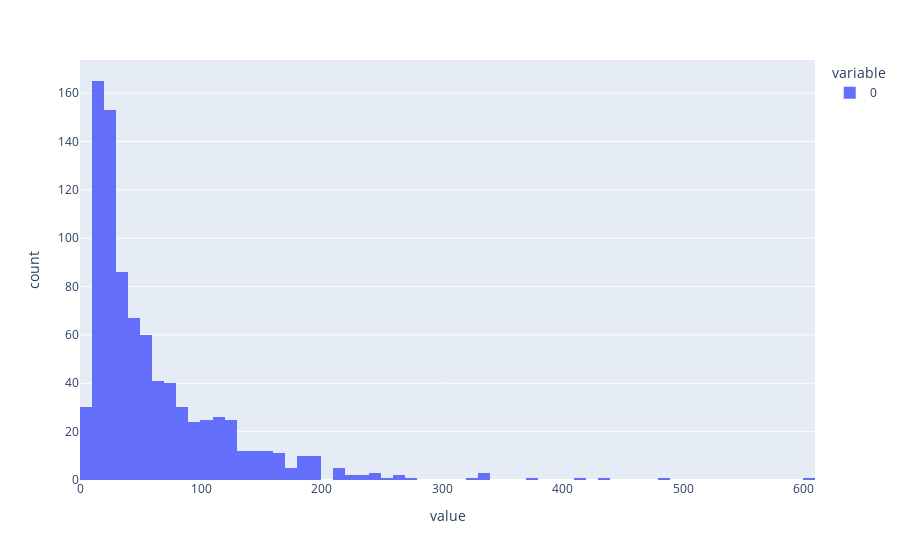

The notebook cell saved with this chart:
### Code cell
# fig = px.histogram([x for x in all_stopped_durations if x > 3 and x < 100], nbins=50)
fig = px.histogram(all_stopped_durations, nbins=100)
fig.show()

### Figure 1 — Plotly figure (JSON) as saved in the notebook; plotly's stock layout.template omitted (floating-point values rounded to 4 significant figures; data arrays with more than 128 entries replaced by an {"elided": "..."} marker saying what was removed)
{"data": [{"alignmentgroup": "True", "bingroup": "x", "hovertemplate": "variable=0<br>value=%{x}<br>count=%{y}<extra></extra>", "legendgroup": "0", "marker": {"color": "#636efa", "pattern": {"shape": ""}}, "name": "0", "nbinsx": 100, "offsetgroup": "0", "orientation": "v", "showlegend": true, "type": "histogram", "x": {"elided": "869 int values"}, "xaxis": "x", "yaxis": "y"}], "layout": {"barmode": "relative", "legend": {"title": {"text": "variable"}, "tracegroupgap": 0}, "margin": {"t": 60}, "xaxis": {"anchor": "y", "domain": [0, 1], "title": {"text": "value"}}, "yaxis": {"anchor": "x", "domain": [0, 1], "title": {"text": "count"}}}}
